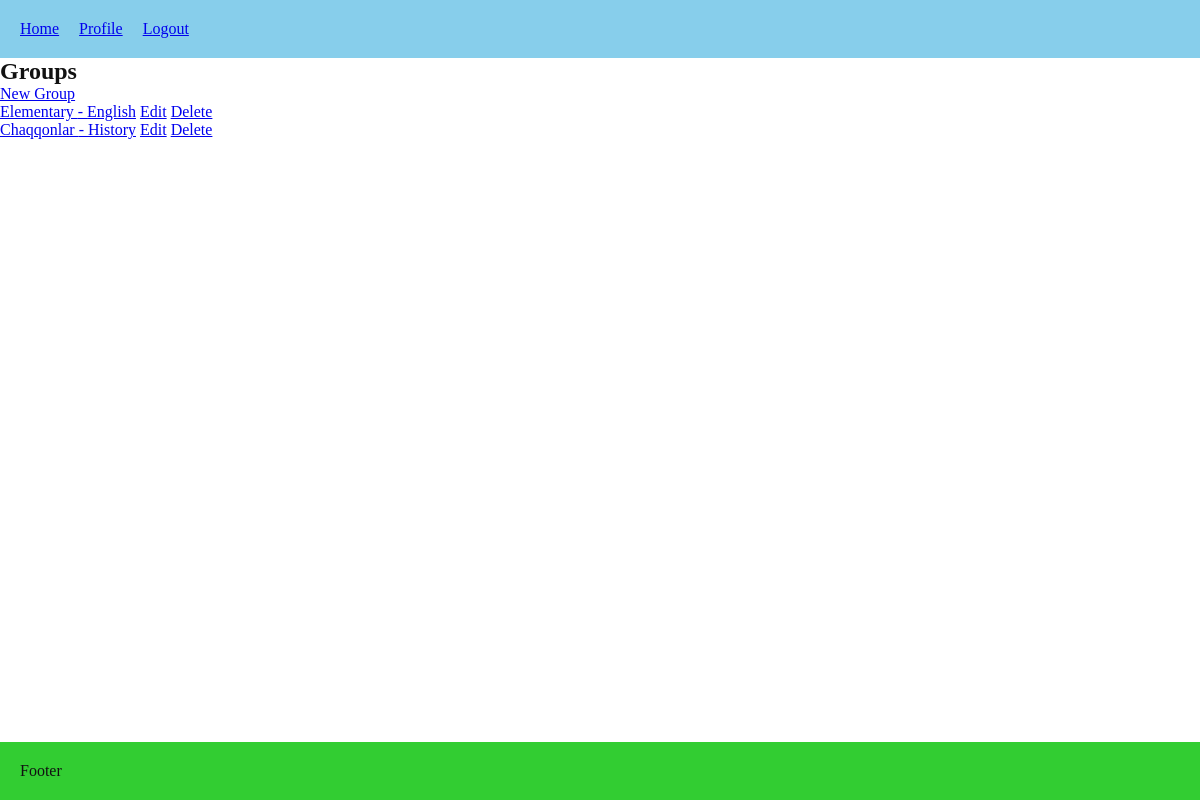
Before: /lessons/groups/ (signed in) with the older database file.
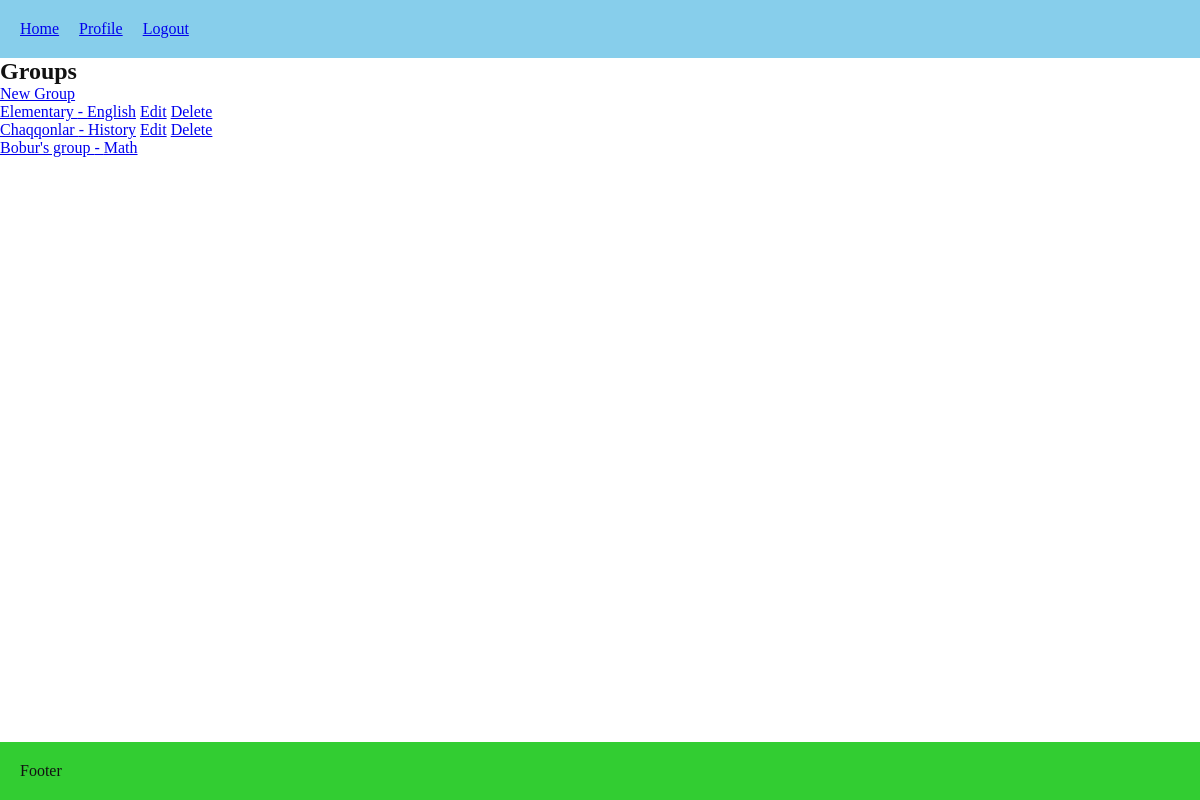
After: the same page with the newer database file.
### lessons/models.py (models this page shows, shortened)
class Group(models.Model):
    name = models.CharField(max_length=100, unique=True)
    subject = models.ForeignKey(Subject, on_delete=models.RESTRICT, related_name="groups")
    teacher = models.ForeignKey(User, on_delete=models.CASCADE, limit_choices_to={"role": "TEACHER"}, related_name="teaching_groups")
    homework_description = models.TextField(blank=True, null=True)
    homework_updated_at = models.DateTimeField(blank=True, null=True)
    default_payment_amount = models.DecimalField(max_digits=10, decimal_places=2, blank=True, null=True)
    week_days = models.CharField(max_length=50, blank=True, null=True)
    start_time = models.TimeField(blank=True, null=True)
    end_time = models.TimeField(blank=True, null=True)
    start_date = models.DateField(default=date.today)
    end_date = models.DateField(blank=True, null=True)

class Subject(models.Model):
    name = models.CharField(max_length=100, unique=True)
    def __str__(self):
        return self.name

### lessons/views.py (the view)
# urls.py: path("groups/", views.group_list, name="group_list"),
@login_required
def group_list(request):
    groups = Group.objects.all()
    return render(request, "lessons/group_list.html", {"groups": groups})

### lessons/templates/lessons/group_list.html (shortened to what this page needs)
{% extends 'core/base.html' %}
{% block content %}
<h2>Groups</h2>
{% if user.role != "STUDENT" %}
    <a href="{% url 'lessons:group_create' %}">New Group</a>
{% endif %}
<ul>
    {% for group in groups %}
        <li>
            <a href="{% url 'lessons:group_detail' group.pk %}">{{ group.name }} - {{ group.subject }}</a>
            {% if user.role == "ADMIN" or user == group.teacher %}
                <a href="{% url 'lessons:group_edit' group.pk %}">Edit</a>
                <a href="{% url 'lessons:group_delete' group.pk %}">Delete</a>
            {% endif %}
        </li>
    {% empty %}
        <li>No groups available.</li>
    {% endfor %}
</ul>
{% endblock %}

Changed rows visible on the page:
added Group: name "Bobur's group", subject "Math"
